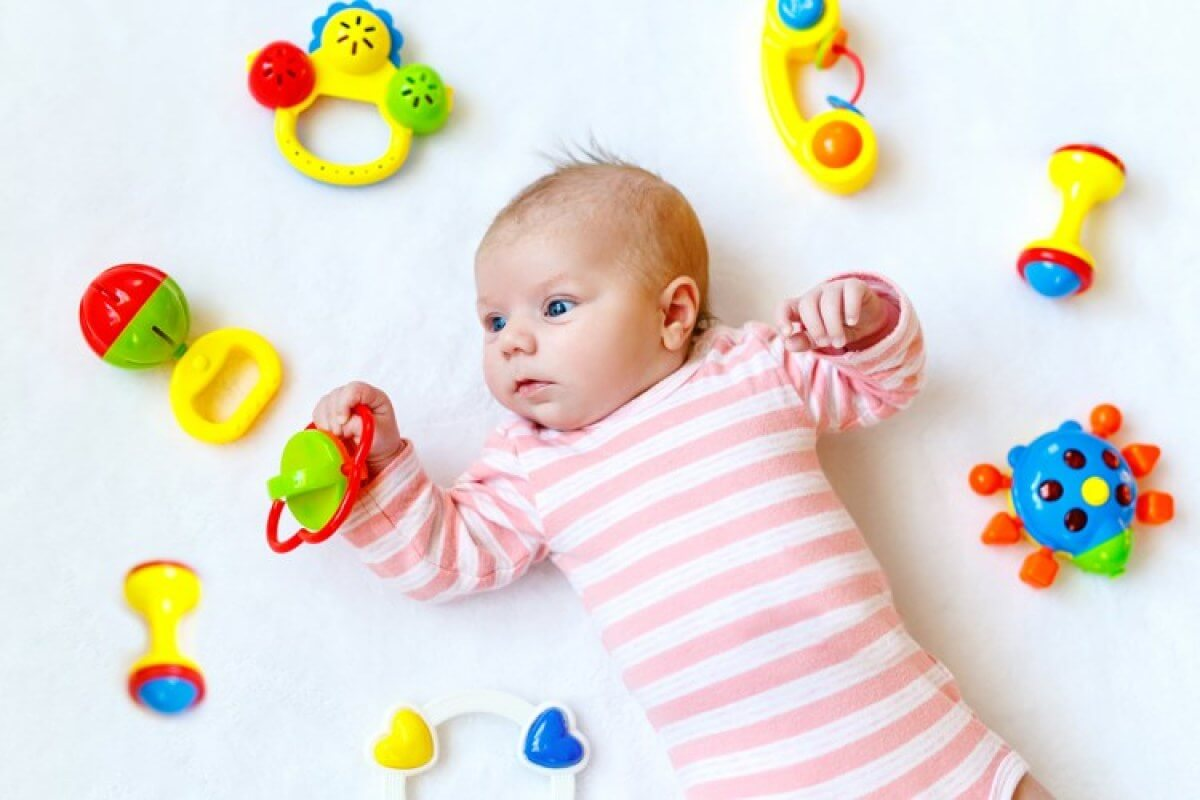
#> input picture data_train/em_bé_chơi_verified/0000_07bd76f8d5ed.jpg, 1200 x 800 px; its folder holds only this picture in this run
$ python eda_analysis.py
#> lines starting #> are read from the running program, lines starting #| are printed output that depends on the picture
import os
import hashlib
import pandas as pd
from PIL import Image
import matplotlib.pyplot as plt
import seaborn as sns


def get_image_info(img_path):
    try:
        with Image.open(img_path) as img:
            width, height = img.size
            mode = img.mode
            format = img.format
            return width, height, mode, format
    except Exception as e:
        return None, None, None, str(e)


def calculate_hash(img_path):
    hash_md5 = hashlib.md5()
    with open(img_path, "rb") as f:
        for chunk in iter(lambda: f.read(4096), b""):
            hash_md5.update(chunk)
    return hash_md5.hexdigest()


def perform_eda(data_dir, output_dir="eda_results"):
    if not os.path.exists(output_dir):
        os.makedirs(output_dir)

    data = []
    classes = [
        d for d in os.listdir(data_dir) if os.path.isdir(os.path.join(data_dir, d))
    ]

    print(f"Scanning {data_dir}...")
    for cls in classes:
        cls_path = os.path.join(data_dir, cls)
        files = os.listdir(cls_path)
        for f in files:
            if f.lower().endswith((".png", ".jpg", ".jpeg", ".webp", ".bmp")):
                img_path = os.path.join(cls_path, f)
                w, h, m, fmt = get_image_info(img_path)
                md5 = calculate_hash(img_path)
                data.append(
                    {
                        "class": cls,
                        "filename": f,
                        "path": img_path,
                        "width": w,
                        "height": h,
                        "mode": m,
                        "format": fmt,
                        "md5": md5,
                        "size_kb": os.path.getsize(img_path) / 1024,
                    }
                )

    df = pd.DataFrame(data)

    # 1. Class Distribution
    plt.figure(figsize=(10, 6))
    sns.countplot(data=df, x="class")
    plt.title(f"Class Distribution in {data_dir}")
    plt.xticks(rotation=45)
    plt.tight_layout()
    plt.savefig(
        os.path.join(output_dir, f"class_dist_{os.path.basename(data_dir)}.png")
    )
    plt.close()

    # 2. Image Dimensions
    plt.figure(figsize=(10, 6))
    sns.scatterplot(data=df, x="width", y="height", hue="class")
    plt.title("Image Dimensions by Class")
    plt.savefig(os.path.join(output_dir, f"img_dims_{os.path.basename(data_dir)}.png"))
    plt.close()

    # 3. Duplicate Detection
    dupes = df[df.duplicated("md5", keep=False)]
    if not dupes.empty:
        print(f"Found {len(dupes)} duplicate images (by MD5 hash) in {data_dir}!")
        dupes.to_csv(
            os.path.join(output_dir, f"duplicates_{os.path.basename(data_dir)}.csv"),
            index=False,
        )
    else:
        print(f"No exact duplicates found in {data_dir}.")

    return df


if __name__ == "__main__":
    train_df = perform_eda("data_train")
#> in get_image_info, img is the input picture: PIL image 1200x800 RGB; mean R, G, B 226.1, 219.1, 209.5
#> in perform_eda, `plt.savefig( os.path.join(output_dir, f"class_dist_{os.path.basename(d..`:
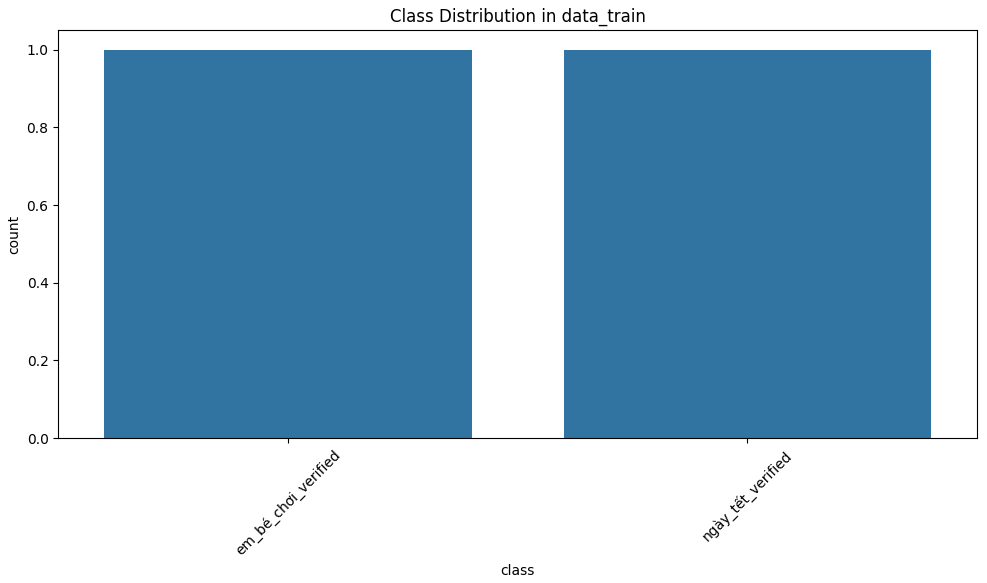
#> figure drawn by matplotlib, 1 panel
#> in perform_eda, `plt.savefig(os.path.join(output_dir, f"img_dims_{os.path.basename(data..`:
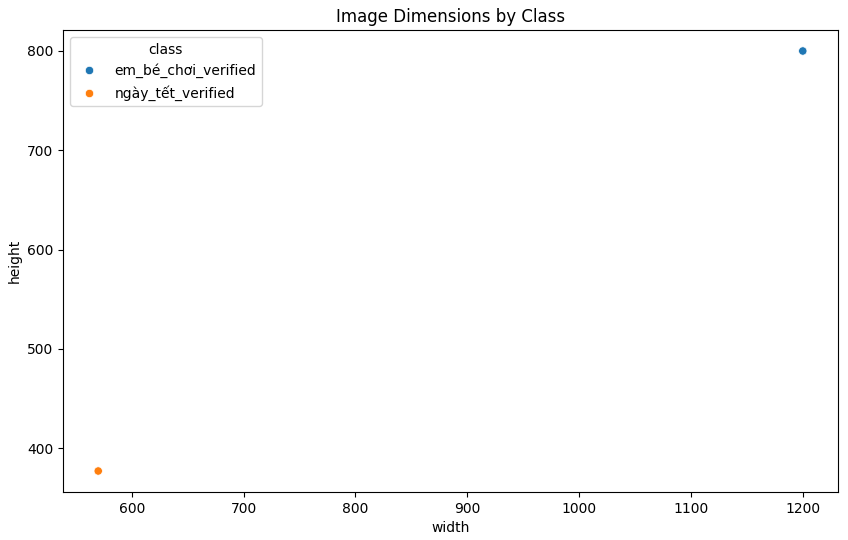
#> figure drawn by matplotlib, 1 panel
#> train_df = table of 2 rows and 9 columns
    test_df = perform_eda("data_test")
#> (the run stopped early here; a loop or call above may not have finished)
